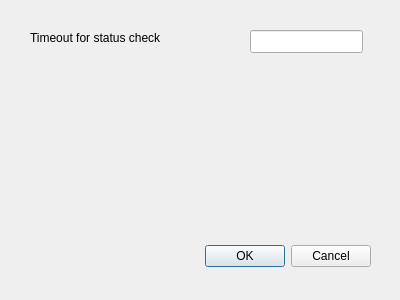
<?xml version="1.0" encoding="UTF-8"?>
<ui version="4.0">
 <class>SettingsDialog</class>
 <widget class="QDialog" name="SettingsDialog">
  <property name="geometry">
   <rect>
    <x>0</x>
    <y>0</y>
    <width>400</width>
    <height>300</height>
   </rect>
  </property>
  <property name="windowTitle">
   <string>Dialog</string>
  </property>
  <widget class="QDialogButtonBox" name="buttonBox">
   <property name="geometry">
    <rect>
     <x>30</x>
     <y>240</y>
     <width>341</width>
     <height>32</height>
    </rect>
   </property>
   <property name="orientation">
    <enum>Qt::Horizontal</enum>
   </property>
   <property name="standardButtons">
    <set>QDialogButtonBox::Cancel|QDialogButtonBox::Ok</set>
   </property>
  </widget>
  <widget class="QLineEdit" name="checkTimeoutTime">
   <property name="geometry">
    <rect>
     <x>250</x>
     <y>30</y>
     <width>113</width>
     <height>23</height>
    </rect>
   </property>
  </widget>
  <widget class="QLabel" name="checkTimeoutLabel">
   <property name="geometry">
    <rect>
     <x>30</x>
     <y>30</y>
     <width>201</width>
     <height>16</height>
    </rect>
   </property>
   <property name="text">
    <string>Timeout for status check</string>
   </property>
  </widget>
 </widget>
 <resources/>
 <connections>
  <connection>
   <sender>buttonBox</sender>
   <signal>accepted()</signal>
   <receiver>SettingsDialog</receiver>
   <slot>accept()</slot>
   <hints>
    <hint type="sourcelabel">
     <x>248</x>
     <y>254</y>
    </hint>
    <hint type="destinationlabel">
     <x>157</x>
     <y>274</y>
    </hint>
   </hints>
  </connection>
  <connection>
   <sender>buttonBox</sender>
   <signal>rejected()</signal>
   <receiver>SettingsDialog</receiver>
   <slot>reject()</slot>
   <hints>
    <hint type="sourcelabel">
     <x>316</x>
     <y>260</y>
    </hint>
    <hint type="destinationlabel">
     <x>286</x>
     <y>274</y>
    </hint>
   </hints>
  </connection>
 </connections>
</ui>
